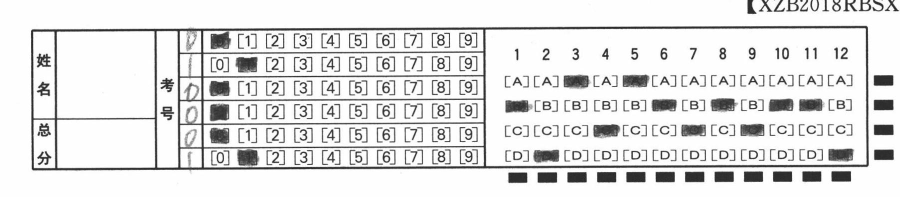
#> input picture test_cut_(386, 595, 2186, 988).jpg, 1800 x 393 px, given in place of test_cut_(543, 2219, 1860, 2603)_inverse.jpg, which was not available (shown at 1/2 size)
$ python rec_fill_cnts.py   (Python 2 division)   (older library calls are emulated)
#> lines starting #> are read from the running program, lines starting #| are printed output that depends on the picture; after the words box and inside, x2 and y2 are one past the last pixel; in counts of white or black regions, pixels touching at a corner belong together; pictures that were not available may be replaced by others from this repository, and a replacement may not be noted
#-*-coding:utf-8 -*-
import cv2
import numpy as np
from PIL import Image
import imutils
from imutils import contours
from imutils.perspective import four_point_transform
import os
import json
from collections  import OrderedDict
from PIL import Image,ImageDraw

from detect_image_std import get_std_point

def mylog(**kargs):
    '''
    '''
    k = kargs.keys()[0]
    from pprint import pprint
    print '\n\n\n\n-----------------------beigin----------------'
    #pprint '{}s:{}'.format((k,kargs.get(k)))
    pprint('{}:'.format(k))
    pprint(kargs.get(k))
    print '----------------------end--------------------\n\n\n\n'

class CloseImage:

    def __init__(self,image_path="test.jpg"):
        self.image_path = image_path
        self.image = cv2.imread(self.image_path)

        self.width = self.image.shape[1]
        self.height = self.image.shape[0]
        self.gray = cv2.cvtColor(self.image, cv2.COLOR_BGR2GRAY)
        self.edged = cv2.Canny(self.gray, 75, 200)
        ret,thresh = cv2.threshold(self.gray,0,250,cv2.THRESH_BINARY_INV | cv2.THRESH_OTSU)
        self.thresh  = thresh
        spt_lst = os.path.splitext(self.image_path)
        close_path = spt_lst[0] + '_thresh' + spt_lst[1]
        cv2.imwrite(close_path,self.thresh)

    def _dilate(self,w=5,h=5):
        '''
        图像膨胀操作
        '''
        dilsize = cv2.getStructuringElement(cv2.MORPH_RECT,(w,h))
        self.image = cv2.dilate(self.image,dilsize)
        spt_lst = os.path.splitext(self.image_path)
        close_path = spt_lst[0] + 'close_dilate' + spt_lst[1]
        cv2.imwrite(close_path,self.image)
        self.dilate_image_path = close_path
        return self.image

    def rec_kh_std_line(self,path=None):
        '''
        直线检测
        '''
        lines_data = []
        minLineLength = self.height/3*2
        maxLineGap = 100

        lines = cv2.HoughLinesP(self.thresh,1,np.pi,118,minLineLength,maxLineGap)
        for line in lines[:,:,:]:
            _tmp_dct = {}
            x2,y2,x1,y1 = line[0,:]
            _tmp_dct["x1"] = x1
            _tmp_dct["y1"] = y1
            _tmp_dct["x2"] = x2
            _tmp_dct["y2"] = y2
            _tmp_dct["h"] = abs(y2-y1)

            lines_data.append(_tmp_dct)

            cv2.line(self.image,(x1,y1),(x2,y2),(0,255,0),1)
            #输出答题卡区域图像
            ans_lst = os.path.splitext(self.image_path)
            ans_path = ans_lst[0] + '_line' + ans_lst[1]
            cv2.imwrite(ans_path,self.image)


        #考号标准线识别
        lines_data = sorted(lines_data,key=lambda x:x["x1"])

        return lines_data

        tmp_dct = OrderedDict()
        for _line in lines_data:
            x1 = _line.get("x1")
            y1 = _line.get("y1")
            x2 = _line.get("x2")
            y2 = _line.get("y2")

            if not tmp_dct:
                tmp_dct[x1] = [_line]
            else:
                if (x1-tmp_dct.keys()[-1]) < 10:
                    tmp_dct[tmp_dct.keys()[-1]].append(_line)
                else:
                    tmp_dct[x1] = [_line]

        #mylog(tmp_dct=dict(tmp_dct))
        for i,tpl in enumerate(tmp_dct.items()):
            lines_list = tpl[1]
            lines_list = sorted(lines_list,key=lambda x:x["h"],reverse=True)
            #return lines_list
            if i == 4:
                return lines_list[0]

        return {}

        return lines_data


    def closeopration(self,w=18,h=15):
        #self._dilate()
        kernel = cv2.getStructuringElement(cv2.MORPH_RECT, (w, h))
        self.iClose = cv2.morphologyEx(self.image, cv2.MORPH_CLOSE, kernel)
        #输出闭操作后的图像
        spt_lst = os.path.splitext(self.image_path)
        close_path = spt_lst[0] + '_close' + spt_lst[1]
        cv2.imwrite(close_path,self.iClose)
        return close_path


class CloseCntsDetect:

    def __init__(self,image_path="test.jpg"):
        self.image_path = image_path
        self.image = cv2.imread(self.image_path)

        #图片的宽高度
        self.width = self.image.shape[1]
        self.height = self.image.shape[0]

        #图片转成灰度图
        self.gray = cv2.cvtColor(self.image, cv2.COLOR_BGR2GRAY)

        #边缘检测后的图
        self.edged = cv2.Canny(self.gray, 75, 200)

        #对灰度图进行二值化处理
        ret,thresh = cv2.threshold(self.gray,0,250,cv2.THRESH_BINARY_INV | cv2.THRESH_OTSU)
        self.thresh  = thresh
        #输出二值化操作后的图像
        spt_lst = os.path.splitext(self.image_path)
        close_path = spt_lst[0] + '_thresh' + spt_lst[1]
        cv2.imwrite(close_path,self.thresh)


    def get_cnts(self,std_point=None):
        """识别出答案轮廓
        """

        #cnts = cv2.findContours(self.dilate_image, cv2.RETR_TREE, cv2.CHAIN_APPROX_SIMPLE)
        cnts = cv2.findContours(self.thresh, cv2.RETR_TREE, cv2.CHAIN_APPROX_SIMPLE)
        all_attr = cnts[1]
        cnts = cnts[0] if imutils.is_cv2() else cnts[1]

        all_c = []
        if len(cnts) > 0:
            cnts = sorted(cnts, key=cv2.contourArea, reverse=True)

            for c in cnts:
                peri = 0.01*cv2.arcLength(c, True)

                approx = cv2.approxPolyDP(c, peri, True)
                (x, y, w, h) = cv2.boundingRect(c)

                all_c.append({'x':x,'y':y,'w':w,'h':h})
            #mylog(all_c=all_c)
            all_c = sorted(all_c,key=lambda x:x["w"],reverse=True)
        return all_c


def get_ans_area_cnts(inverse_image_path="test_cut_(543, 2219, 1860, 2603)_inverse.jpg",
        std_point={"w":37,"h":47},std_quenos=[]):
    """从答题卡中识别出图像识别技术清洗后的轮廓包含考号和答案
    """
    w =std_point.get("w")
    h =std_point.get("h")
    #w = 37
    #h = 48
    #闭操作清除杂质
    image = CloseImage(inverse_image_path)
#> in __init__, self.image is the input picture: shape (393, 1800, 3); min 3, max 255, mean 225.1
#> in __init__, `self.edged = cv2.Canny(self.gray, 75, 200)`:
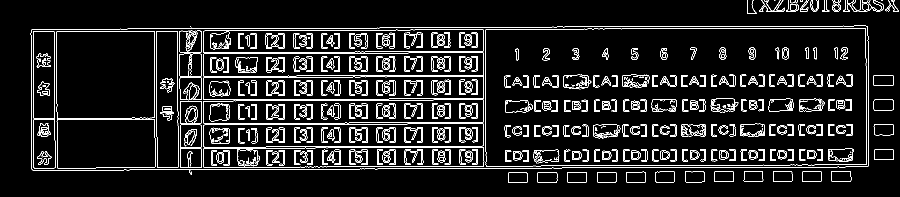
#> self.edged: shape (393, 1800) (shown at 1/2 size); 7.8% white in thin lines or dots, all inside (x1, y1, x2, y2) = (61, 0, 1798, 366)
#> in __init__, `ret,thresh = cv2.threshold(self.gray,0,250,cv2.THRESH_BINARY_INV | cv2..`:
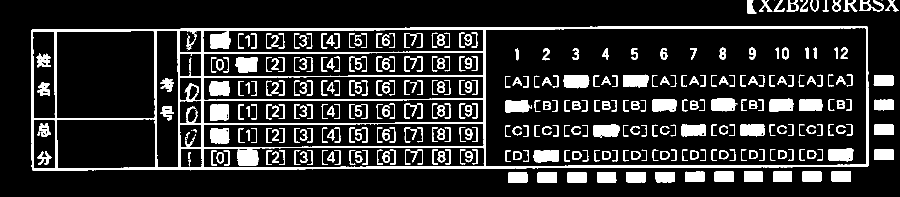
#> thresh: shape (393, 1800) (shown at 1/2 size); values 0 (black) and 250 (white), 14.8% white; 363 white regions (18 under 20 px), largest, box (x1, y1, x2, y2) and area: (62, 52, 1738, 341) 34773, (475, 298, 518, 332) 1241, (1127, 150, 1179, 177) 1194
#> in __init__, `ret,thresh = cv2.threshold(self.gray,0,250,cv2.THRESH_BINARY_INV | cv2..`: ret = 166
    kh_std_line = image.rec_kh_std_line()
#> in rec_kh_std_line, `lines = cv2.HoughLinesP(self.thresh,1,np.pi,118,minLineLength,maxLineG..`: lines = 33 rows, first 6: [1735, 332, 1735, 54], [1733, 333, 1733, 52], [970, 336, 970, 55], [968, 336, 968, 55], [64, 338, 64, 59], [357, 339, 357, 58]
#> the loop in rec_kh_std_line, `for line in lines[:,:,:]:` made 33 passes
#> (x2, y2, x1, y1) on passes 1 to 12: (1735, 332, 1735, 54), (1733, 333, 1733, 52), (970, 336, 970, 55), (968, 336, 968, 55), (64, 338, 64, 59), (357, 339, 357, 58), (1734, 333, 1734, 53), (406, 339, 406, 77), (311, 339, 311, 58), (310, 339, 310, 58), (404, 338, 404, 57), (312, 339, 312, 58)
#> pass 2, in rec_kh_std_line, `cv2.imwrite(ans_path,self.image)`:
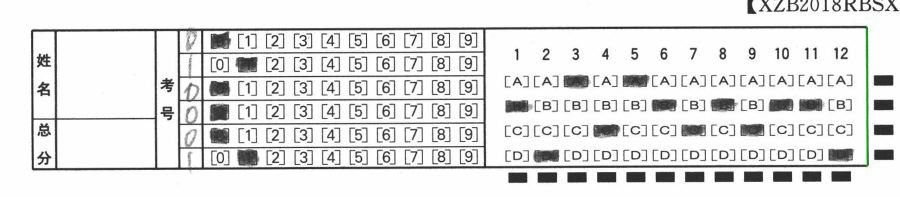
#> saved as test_cut_(543, 2219, 1860, 2603)_inverse_line.jpg: shape (393, 1800, 3) (shown at 1/2 size); mean B, G, R 225.1, 225.3, 225.1
#> after the loop in rec_kh_std_line, `for line in lines[:,:,:]:`:
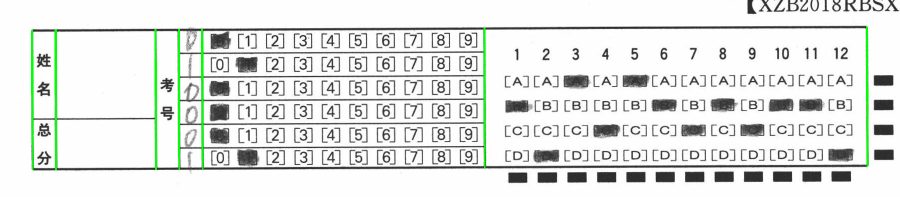
#> self.image: shape (393, 1800, 3) (shown at 1/2 size); 1.15% of pixels changed, all inside (x1, y1, x2, y2) = (62, 52, 1737, 341)
#> after the loop in rec_kh_std_line, `for line in lines[:,:,:]:`: lines_data = 33 items
    if len(std_quenos) > 20:
        cimage_path = image.closeopration(int(w/2.5),int(h/2.5))
    else:
        cimage_path = image.closeopration(int(w/2.5),int(h/2.5))
    #从闭操作后的图像提取轮廓
    ccimage = CloseCntsDetect(cimage_path)
    cnts = ccimage.get_cnts()
    #mylog(cnts=cnts)

    return cnts,kh_std_line


def main():
    get_ans_area_cnts()
#> in closeopration, `self.iClose = cv2.morphologyEx(self.image, cv2.MORPH_CLOSE, kernel)`:
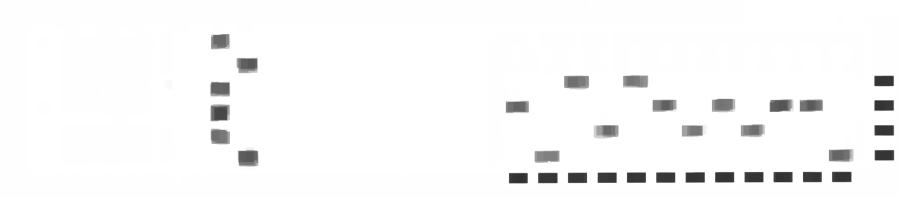
#> self.iClose: shape (393, 1800, 3) (shown at 1/2 size); mean B, G, R 247.3, 247.3, 247.3
#> in __init__, `self.edged = cv2.Canny(self.gray, 75, 200)`:
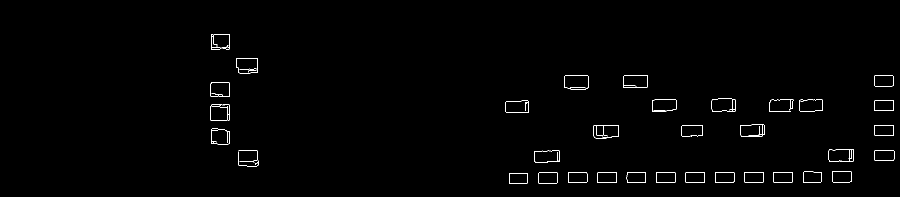
#> self.edged: shape (393, 1800) (shown at 1/2 size); 0.71% white in thin lines or dots, all inside (x1, y1, x2, y2) = (421, 68, 1789, 367)
#> in __init__, `ret,thresh = cv2.threshold(self.gray,0,250,cv2.THRESH_BINARY_INV | cv2..`:
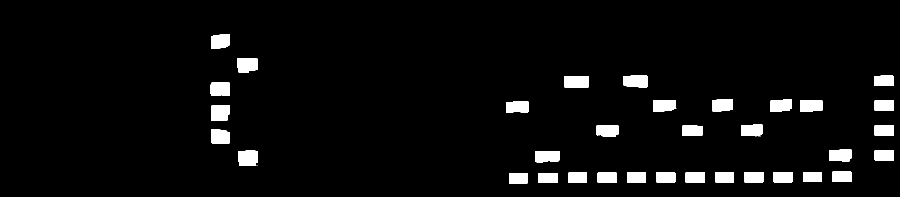
#> thresh: shape (393, 1800) (shown at 1/2 size); values 0 (black) and 250 (white), 4.4% white; 36 white regions (2 under 20 px)
#> in __init__, `ret,thresh = cv2.threshold(self.gray,0,250,cv2.THRESH_BINARY_INV | cv2..`: ret = 175
#> in get_cnts, `cnts = cv2.findContours(self.thresh, cv2.RETR_TREE, cv2.CHAIN_APPROX_S..`: cnts = 36 contours, 2 with area under 20; largest, box (x1, y1, x2, y2) and area: (1129, 152, 1178, 176) 1095, (476, 301, 516, 332) 1094, (422, 210, 459, 242) 1046, (474, 117, 515, 146) 1008, (1247, 151, 1295, 175) 1006
#> in get_cnts, `all_attr = cnts[1]`: all_attr = 36 rows, first 6: [1, -1, -1, -1], [2, 0, -1, -1], [3, 1, -1, -1], [4, 2, -1, -1], [5, 3, -1, -1], [6, 4, -1, -1]
#> the loop in get_cnts, `for c in cnts:` made 36 passes
#> (peri, approx, x, y, w, h) on passes 1, 11, 15, 18, 19, 20, 21, 22: (1.41, [[1129, 152], [1130, 175], [1176, 174], [1176, 152]], 1129, 152, 49, 24), (1.3, [[1600, 200], [1600, 222], [1644, 220], [1643, 200]], 1600, 200, 45, 23), (1.3, [[1056, 203], [1012, 204], [1012, 224], [1055, 224]], 1012, 202, 45, 23), (1.18, [[1364, 252], [1364, 271], [1404, 270], [1404, 252]], 1364, 251, 41, 21), (1.15, [[1664, 344], [1664, 363], [1702, 363], [1701, 343]], 1664, 343, 39, 21), (1.15, [[1749, 301], [1750, 320], [1787, 320], [1787, 300]], 1749, 300, 39, 21), (1.15, [[1749, 251], [1749, 270], [1787, 270], [1786, 250]], 1749, 250, 39, 21), (1.16, [[1749, 201], [1749, 220], [1787, 220], [1786, 200]], 1749, 200, 39, 21)
#> (peri, x, y, w, h) on passes 2 to 7: (1.34, 476, 301, 40, 31), (1.31, 422, 210, 37, 32), (1.33, 474, 117, 41, 29), (1.43, 1247, 151, 48, 24), (1.41, 1070, 302, 49, 23), (1.24, 422, 258, 37, 30)
#> after the loop in get_cnts, `for c in cnts:`: all_c = 36 items
    pass


if __name__ == "__main__":
    main()
